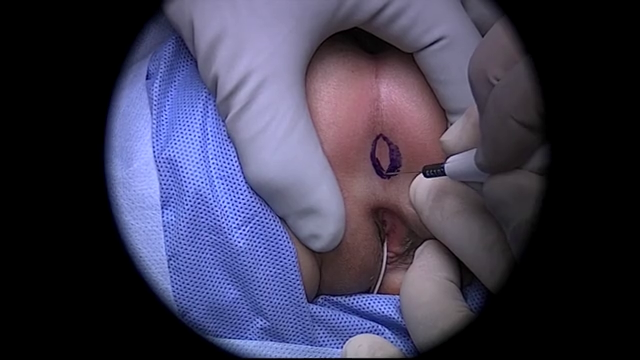
#> input picture sandbox/img/psarp_female_ORB_pre.png, 640 x 360 px, found by its file name
$ python darcy_registration.py
#> lines starting #> are read from the running program, lines starting #| are printed output that depends on the picture
# from __future__ import print_function
import cv2 as cv
import numpy as np
import argparse
from matplotlib import pyplot as plt

parser = argparse.ArgumentParser(description='Code for Feature Matching with FLANN tutorial.')
parser.add_argument('--input1', help='Path to input image 1.', default='box.png')
parser.add_argument('--input2', help='Path to input image 2.', default='box_in_scene.png')

args = parser.parse_args()
img_object = cv.imread('./psarp_female_ORB_pre.png', cv.IMREAD_GRAYSCALE)
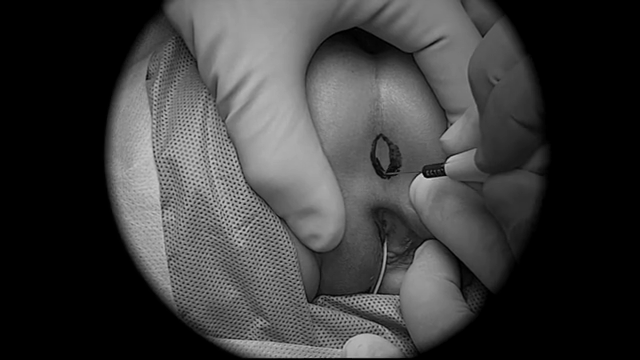
#> img_object: shape (360, 640); min 0, max 213, mean 60.5
img_scene = cv.imread('./psarp_female_ORB_pos.png', cv.IMREAD_GRAYSCALE)
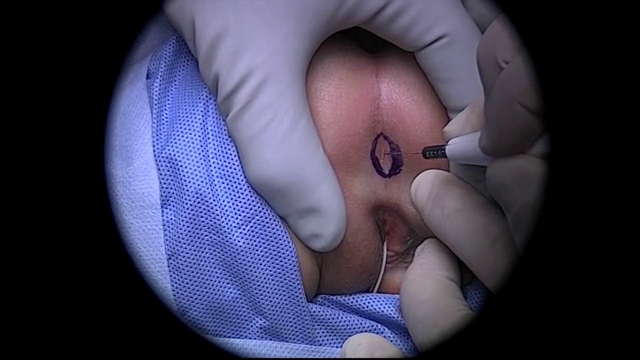
#> input picture sandbox/img/psarp_female_ORB_pos.png, 640 x 360 px, found by its file name
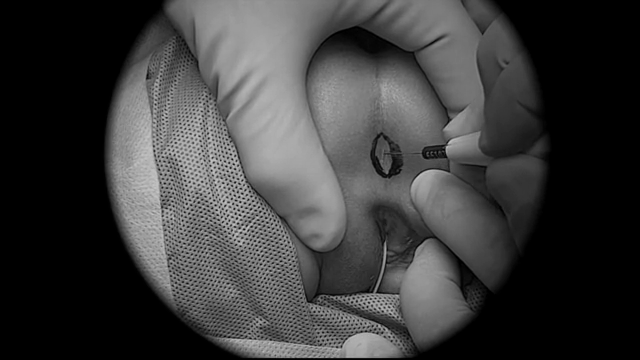
#> img_scene: shape (360, 640); min 0, max 199, mean 60.3
# img_object = img_object[100:190,350:420]
# plt.imshow(img_object),plt.show()

if img_object is None or img_scene is None:
    print('Could not open or find the images!')
    exit(0)
# [7 lines of commented-out code are left out]
detector = cv.ORB_create()
# find the keypoints with ORB
keypoints_obj = detector.detect(img_object,None)
#> keypoints_obj = 497 keypoints; strongest (x, y, size): (421, 175, 31), (426, 177, 31), (244, 230, 31), (424, 176, 31)
keypoints_scene = detector.detect(img_scene,None)
#> keypoints_scene = 494 keypoints; strongest (x, y, size): (244, 229, 31), (235, 214, 31), (236, 218, 31), (238, 197, 31)
# compute the descriptors with ORB
keypoints_obj, descriptors_obj = detector.compute(img_object, keypoints_obj)
keypoints_scene, descriptors_scene = detector.compute(img_scene, keypoints_scene)
# FLANN parameters
FLANN_INDEX_LSH = 6
index_params= dict(algorithm = FLANN_INDEX_LSH,
                   table_number = 6, # 12
                   key_size = 12,     # 20
                   multi_probe_level = 1) #2
search_params = dict(checks=50)   # or pass empty dictionary
flann = cv.FlannBasedMatcher(index_params,search_params)
# create BFMatcher/FLANNMatcher object
# bf = cv.BFMatcher(cv.NORM_HAMMING, crossCheck=True)
flann = cv.FlannBasedMatcher(index_params,search_params)
# Match descriptors.
# matches = bf.match(des1,des2)
knn_matches = flann.knnMatch(descriptors_obj,descriptors_scene,k=2)
#> knn_matches = 497 matches

#-- Filter out matches using the Lowe's ratio test
ratio_thresh = 0.70
good_matches = []
for m,n in knn_matches:
    if m.distance < ratio_thresh * n.distance:
        good_matches.append(m)
#> after the loop, good_matches = 207 matches
#-- Draw matches
img_matches = np.empty((max(img_object.shape[0], img_scene.shape[0]), img_object.shape[1]+img_scene.shape[1], 3), dtype=np.uint8)


cv.drawMatches(img_object, keypoints_obj, img_scene, keypoints_scene, good_matches, img_matches, flags=2)
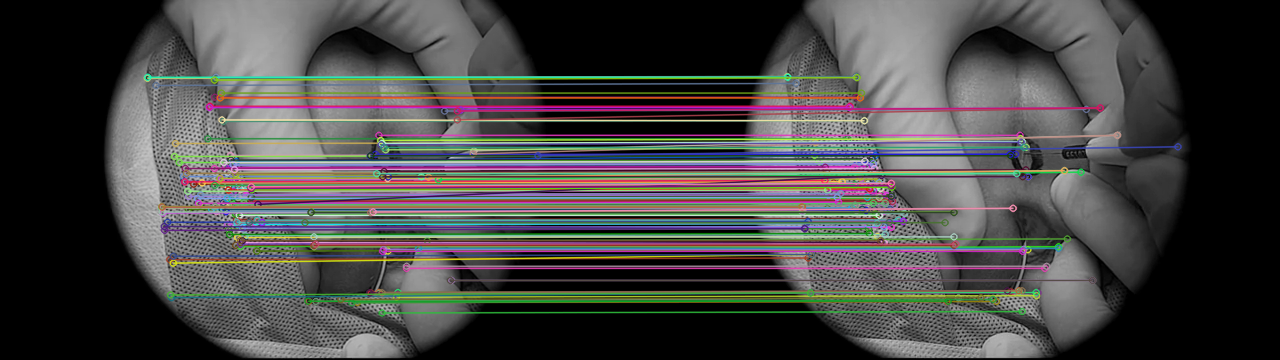
#> img_matches: shape (360, 1280, 3); mean of channels 0, 1, 2 69.4, 70.8, 72; drawn as B, G, R
#-- Localize the object
obj = np.empty((len(good_matches),2), dtype=np.float32)
#> obj = 207 pairs, first value -8.13e-10 to 5.39e-19, second value 3.07e-41 to 4.57e-41
scene = np.empty((len(good_matches),2), dtype=np.float32)
#> scene = 207 pairs, first value -8.13e-10 to 8.11e-19, second value 0 to 4.57e-41
for i in range(len(good_matches)):
    #-- Get the keypoints from the good matches
    obj[i,0] = keypoints_obj[good_matches[i].queryIdx].pt[0]
    obj[i,1] = keypoints_obj[good_matches[i].queryIdx].pt[1]
    scene[i,0] = keypoints_scene[good_matches[i].trainIdx].pt[0]
    scene[i,1] = keypoints_scene[good_matches[i].trainIdx].pt[1]
#> after the loop, obj = 207 pairs, first value 146.9 to 537.5, second value 76.72 to 312.5; scene = 207 pairs, first value 146.9 to 537.5, second value 76.03 to 311
H, warp_matrix =  cv.findHomography(obj, scene, cv.RANSAC)
#> H = [[0.994, -0.012, 2.07], [-0.00395, 0.986, 1.15], [-5.92e-06, -3.47e-05, 1]]; warp_matrix = 207 values, max 1 at index 0, min 0 at index 54, mean 0.913
#-- Get the corners from the image_1 ( the object to be "detected" )
obj_corners = np.empty((4,1,2), dtype=np.float32)
obj_corners[0,0,0] = 0
obj_corners[0,0,1] = 0
obj_corners[1,0,0] = img_object.shape[1]
obj_corners[1,0,1] = 0
obj_corners[2,0,0] = img_object.shape[1]
obj_corners[2,0,1] = img_object.shape[0]
obj_corners[3,0,0] = 0
obj_corners[3,0,1] = img_object.shape[0]
scene_corners = cv.perspectiveTransform(obj_corners, H)
#> scene_corners = [[2.07, 1.15], [640.4, -1.38], [644.2, 359.4], [-2.28, 360.6]]
colors = dict({
    "red": (0, 0, 255),
    "green": (0, 255, 0),
    "blue": (255, 0, 0)})
thickness = 2

#-- Draw lines between the corners (the mapped object in the scene - image_2 )
cv.line(img_matches, (int(scene_corners[0,0,0] + img_object.shape[1]), int(scene_corners[0,0,1])),\
    (int(scene_corners[1,0,0] + img_object.shape[1]), int(scene_corners[1,0,1])), colors['red'], thickness)
cv.line(img_matches, (int(scene_corners[1,0,0] + img_object.shape[1]), int(scene_corners[1,0,1])),\
    (int(scene_corners[2,0,0] + img_object.shape[1]), int(scene_corners[2,0,1])), colors['red'], thickness)
#> img_matches: shape (360, 1280, 3); mean of channels 0, 1, 2 69.2, 70.6, 72.6
cv.line(img_matches, (int(scene_corners[2,0,0] + img_object.shape[1]), int(scene_corners[2,0,1])),\
    (int(scene_corners[3,0,0] + img_object.shape[1]), int(scene_corners[3,0,1])), colors['red'], thickness)
cv.line(img_matches, (int(scene_corners[3,0,0] + img_object.shape[1]), int(scene_corners[3,0,1])),\
    (int(scene_corners[0,0,0] + img_object.shape[1]), int(scene_corners[0,0,1])), colors['red'], thickness)
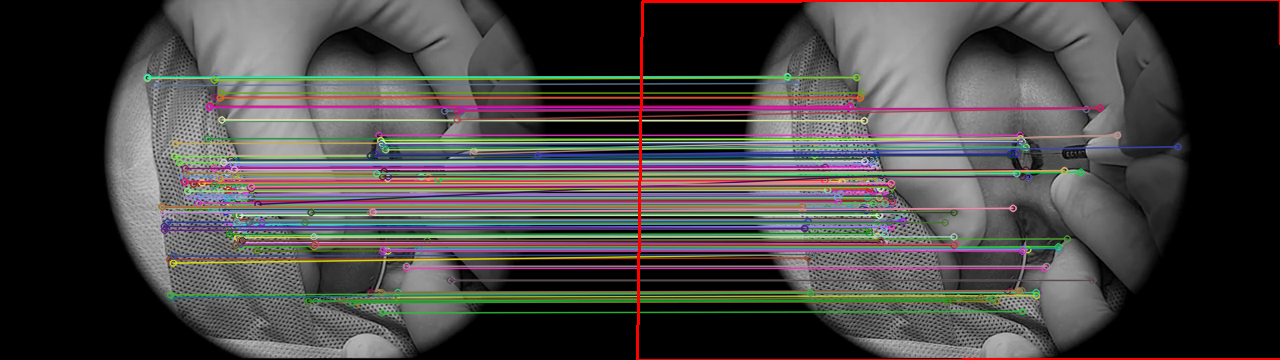
#> img_matches: shape (360, 1280, 3); mean of channels 0, 1, 2 69.1, 70.5, 73.6; drawn as B, G, R
#-- Show detected matches
# cv.imshow('Good Matches & Object detection', img_matches)
# cv.waitKey()
plt.imshow(img_matches),plt.show()
